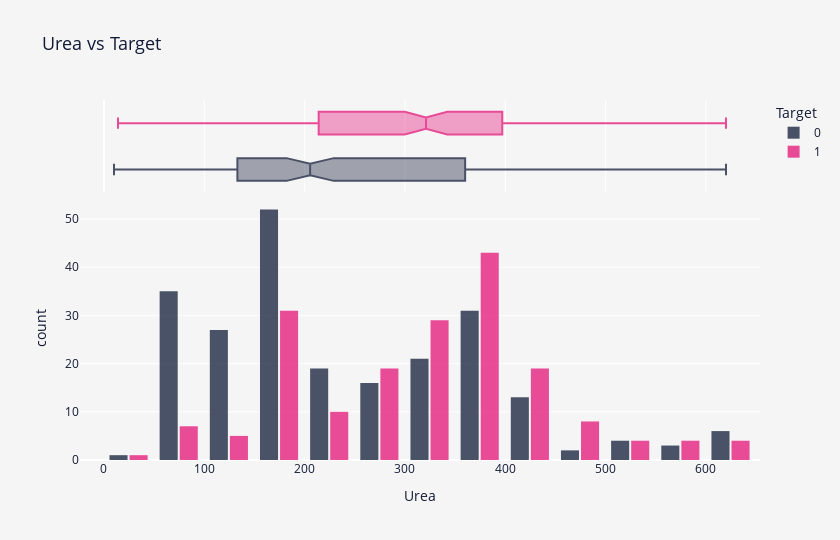

The cell this chart's notebook holds for it:
### Markdown cell above
<p style="
    font-size: 20px;
    font-family: 'JetBrains Mono';
    border-bottom: 3px solid #01CBEE;
">
    <b>Notes</b> 📜
</p>

<ul style="
    font-size: 16px;
    font-family: 'JetBrains Mono';
    margin-left: 8px;
    margin-right: 8px;
">
    <li>In the case of <code>Cond</code>, the issue is rather mixed.</li>
</ul>

### Code cell
fig = px.histogram(
    train,
    x="Urea",
    color="Target",
    color_discrete_sequence=["#101B37", "#E41376"],
    marginal="box",
    barmode="group",
    hover_data=train.columns,
    height=540,
    width=840,
    title="Urea vs Target",
)
fig.update_layout(
    font_color=FONT_COLOR,
    title_font_size=18,
    plot_bgcolor=BACKGROUND_COLOR,
    paper_bgcolor=BACKGROUND_COLOR,
    bargap=0.2,
    bargroupgap=0.1,
)
fig.update_traces(opacity=0.75)
fig.show()

### Figure 1 — Plotly figure (JSON) as saved in the notebook; plotly's stock layout.template omitted (floating-point values rounded to 4 significant figures; data arrays with more than 128 entries replaced by an {"elided": "..."} marker saying what was removed)
{"data": [{"alignmentgroup": "True", "bingroup": "x", "hovertemplate": "Target=0<br>Urea=%{x}<br>count=%{y}<extra></extra>", "legendgroup": "0", "marker": {"color": "#101B37", "pattern": {"shape": ""}}, "name": "0", "offsetgroup": "0", "opacity": 0.75, "orientation": "v", "showlegend": true, "type": "histogram", "x": {"elided": "230 int values"}, "xaxis": "x", "yaxis": "y"}, {"alignmentgroup": "True", "customdata": {"elided": "230x6 float values"}, "hovertemplate": "Target=%{customdata[5]}<br>Urea=%{x}<br>Gravity=%{customdata[0]}<br>Ph=%{customdata[1]}<br>Osmo=%{customdata[2]}<br>Cond=%{customdata[3]}<br>Calc=%{customdata[4]}<extra></extra>", "legendgroup": "0", "marker": {"color": "#101B37"}, "name": "0", "notched": true, "offsetgroup": "0", "opacity": 0.75, "showlegend": false, "type": "box", "x": {"elided": "230 int values"}, "xaxis": "x2", "yaxis": "y2"}, {"alignmentgroup": "True", "bingroup": "x", "hovertemplate": "Target=1<br>Urea=%{x}<br>count=%{y}<extra></extra>", "legendgroup": "1", "marker": {"color": "#E41376", "pattern": {"shape": ""}}, "name": "1", "offsetgroup": "1", "opacity": 0.75, "orientation": "v", "showlegend": true, "type": "histogram", "x": {"elided": "184 int values"}, "xaxis": "x", "yaxis": "y"}, {"alignmentgroup": "True", "customdata": {"elided": "184x6 float values"}, "hovertemplate": "Target=%{customdata[5]}<br>Urea=%{x}<br>Gravity=%{customdata[0]}<br>Ph=%{customdata[1]}<br>Osmo=%{customdata[2]}<br>Cond=%{customdata[3]}<br>Calc=%{customdata[4]}<extra></extra>", "legendgroup": "1", "marker": {"color": "#E41376"}, "name": "1", "notched": true, "offsetgroup": "1", "opacity": 0.75, "showlegend": false, "type": "box", "x": {"elided": "184 int values"}, "xaxis": "x2", "yaxis": "y2"}], "layout": {"bargap": 0.2, "bargroupgap": 0.1, "barmode": "group", "font": {"color": "#101B37"}, "height": 540, "legend": {"title": {"text": "Target"}, "tracegroupgap": 0}, "paper_bgcolor": "#F6F5F5", "plot_bgcolor": "#F6F5F5", "title": {"font": {"size": 18}, "text": "Urea vs Target"}, "width": 840, "xaxis": {"anchor": "y", "domain": [0, 1], "title": {"text": "Urea"}}, "xaxis2": {"anchor": "y2", "domain": [0, 1], "matches": "x", "showgrid": true, "showticklabels": false}, "yaxis": {"anchor": "x", "domain": [0, 0.7326], "title": {"text": "count"}}, "yaxis2": {"anchor": "x2", "domain": [0.7426, 1], "matches": "y2", "showgrid": false, "showline": false, "showticklabels": false, "ticks": ""}}}
